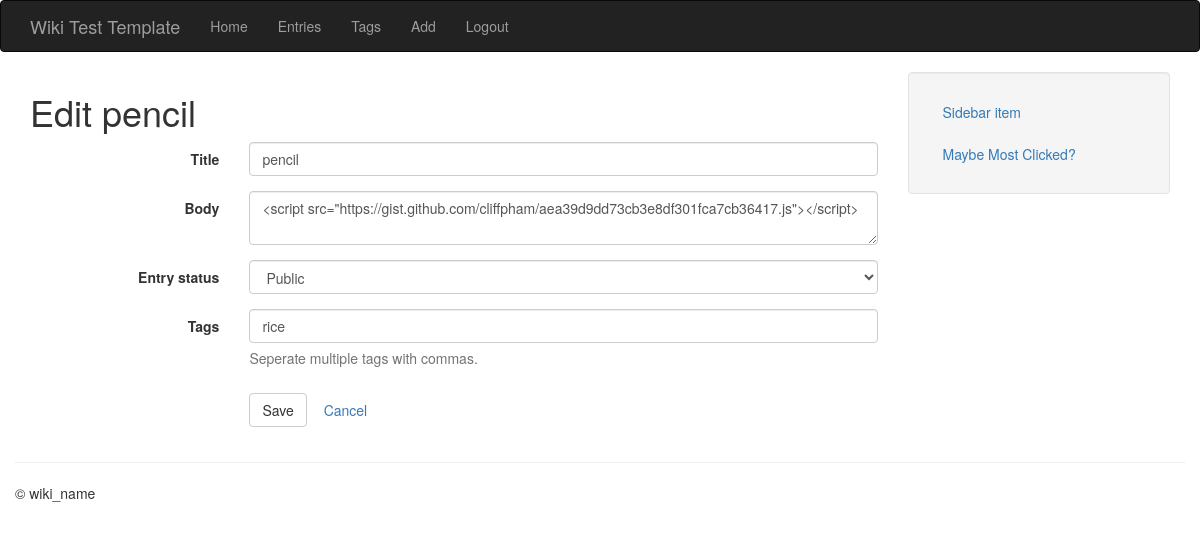
The page /entries/pencil/edit/ (signed in) on the database its author committed.
### models.py (models this page shows, shortened)
class Entry(db.Model):
    STATUS_PUBLIC = 0
    STATUS_DRAFT = 1
    STATUS_DELETED = 2
    id = db.Column(db.Integer, primary_key=True)
    title = db.Column(db.String(100))
    slug = db.Column(db.String(100), unique=True)
    body = db.Column(db.Text)
    status = db.Column(db.SmallInteger, default=STATUS_PUBLIC)
    created_timestamp = db.Column(db.DateTime, default = datetime.datetime.now)
    modified_timestamp = db.Column(db.DateTime,
    default = datetime.datetime.now,
    onupdate = datetime.datetime.now)
    author_id = db.Column(db.Integer, db.ForeignKey("user.id"))
    tags = db.relationship('Tag', secondary = entry_tags,
            backref = db.backref('entries', lazy='dynamic'))
    categories = db.relationship('Category', secondary = entry_categories,
            backref = db.backref('entries', lazy='dynamic'))

### entries/blueprint.py (the view)
@entries.route('/<slug>/edit/', methods=['GET'])
@login_required
def edit(slug):
    entry = get_entry_or_404(slug, author=None)
    form = EntryForm(obj=entry)
    return render_template('entries/edit.html', entry=entry, form=form)

### entries/forms.py (shortened to what this page needs)
class EntryForm(wtforms.Form):
    title = wtforms.StringField(
    'Title',
     validators=[DataRequired()])
    body = wtforms.TextAreaField(
    'Body',
     validators=[DataRequired()])
    status = wtforms.SelectField(
        'Entry status',
        choices=(
            (Entry.STATUS_PUBLIC, 'Public'),
            (Entry.STATUS_DRAFT, 'Draft')),
        coerce=int)
    tags = TagField(
        'Tags',
        description='Seperate multiple tags with commas.')

### app.py (called while the page is built)
@app.before_request
def _before_request():
    g.user = current_user

### entries/forms.py (called while the page is built)
    def _value(self):
        if self.data:
            return ', '.join([tag.name for tag in self.data])
        return ''

### helpers.py (called while the page is built)
def get_entry_or_404(slug, author=None):
    query = Entry.query.filter(Entry.slug == slug)
    if author:
        query = query.filter(Entry.author == author)
    else:
        query = filter_status_by_user(query)
    return query.first_or_404()

def filter_status_by_user(query):
    if not g.user.is_authenticated:
        return query.filter(Entry.status == Entry.STATUS_PUBLIC)
    else:
        return query.filter(
            Entry.status.in_((Entry.STATUS_PUBLIC, Entry.STATUS_DRAFT)))

### models.py (called while the page is built)
@login_manager.user_loader
def _user_loader(user_id):
    return User.query.get(int(user_id))

### entries/templates/entries/edit.html (shortened to what this page needs)
{% extends "base.html" %}
{% from "macros/form_field.html" import form_field %}
{% block content_title %}Edit {{ entry.title }}{% endblock %}
{% block content %}
<form action="{{ url_for('entries.edit', slug=entry.slug) }}" class="form form-horizontal" method="post">
    {% for field in form %}
        {{ form_field(field) }}
    {% endfor %}
    <div class="form-group">
        <div class="col-sm-offset-3 col-sm-9">
            <button type="submit" class="btn btn-default">Save</button>
            <a class="btn" href="{{ url_for('entries.detail', slug=entry.slug) }}">Cancel</a>
        </div>
    </div>
</form>
{% endblock %}

### templates/macros/form_field.html (shortened to what this page needs)
{% macro form_field(field) %}
    <div class="form-group{% if field.errors %} has-error has-feedback{% endif %}">
    {{ field.label(class='col-sm-3 control-label') }}
        <div class="col-sm-9">
        {{ field(class='form-control', **kwargs) }}
        {% if field.description %}<span class="help-block">{{ field.description|safe }}</span>{% endif %}
        </div>
    </div>
{% endmacro %}

### rows shown on the page
Entry: title "pencil", title "pencil" "<script src=\"https://gist.github.com/cliffpham/aea39d9dd73cb3e8df301fca7cb36417.js\"></script>" "Public"

### other values the page prints
{{ field.label(class='col-sm-3 control-label') }} "Title" "Body" "Entry status" "Tags"
{{ field.description|safe }} "Seperate multiple tags with commas."
